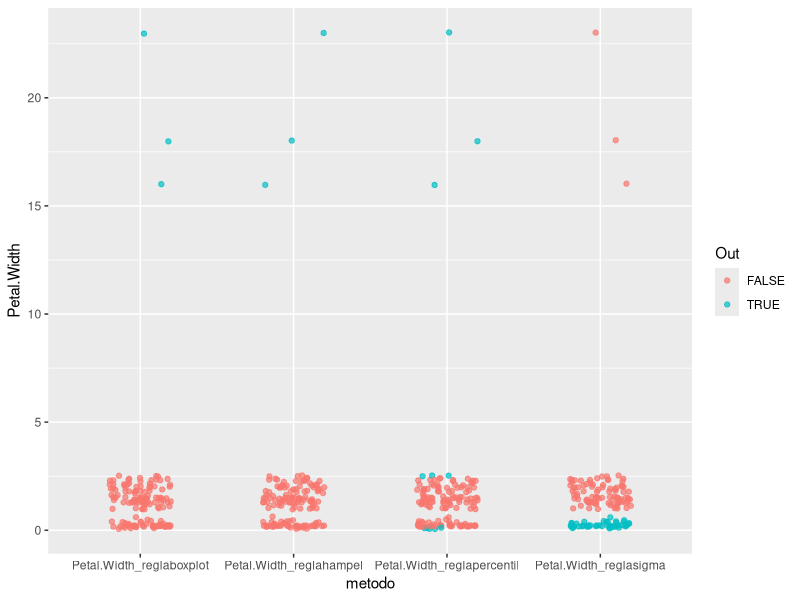
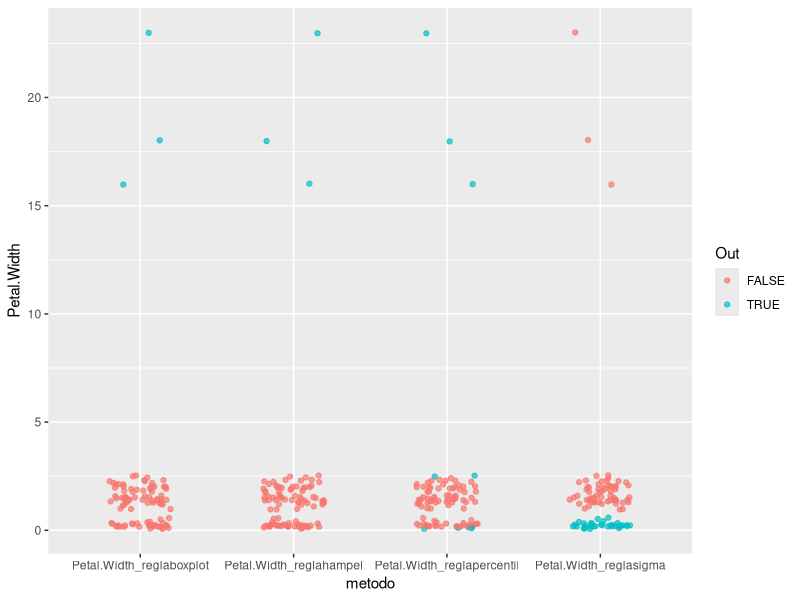
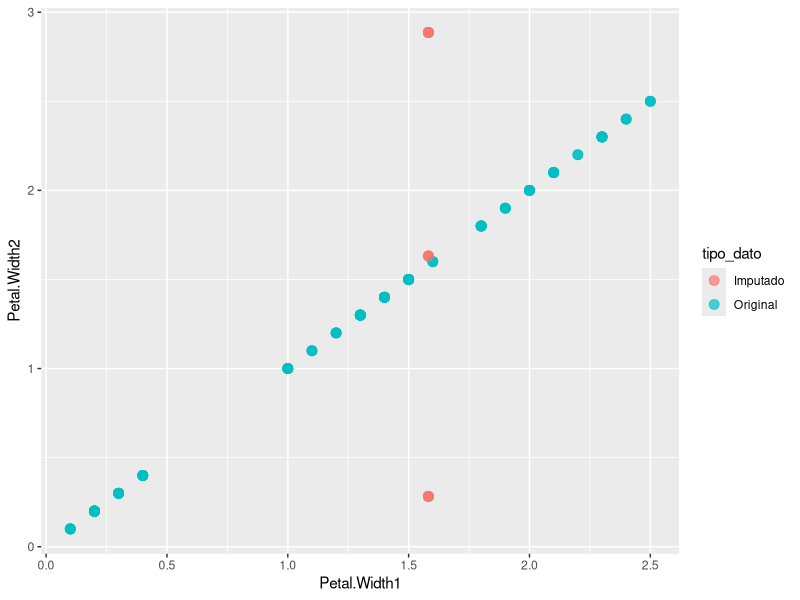

The R script that drew these images, in order:
## ---- chunk 1
# CONFIGURACIÓN GENERAL
library(knitr)
options(width = 100)
# Opciones generales chunks
opts_chunk$set(echo = T, message = F, error = F, warning = F,
               comment = NA, fig.align = 'center', dpi = 100, tidy = F,
               cache.path = '.cache/', fig.path = './figure/')
# options(xtable.type = 'html')
knit_hooks$set(inline = function(x) {
  if(is.numeric(x)) {
    round(x, getOption('digits'))
  } else {
    paste(as.character(x), collapse = ', ')
  }
})
# knit_hooks$set(plot = knitr:::hook_plot_html)
knitr::opts_chunk$set(fig.width=8, fig.height=4)
## ---- chunk 2
# Limpiamos el entorno.
rm(list=ls())

# Cargamos las librerias.
library(tidyr)
library(dplyr)
library(ggplot2)
library(readr)
## ---- chunk 3
dirty_iris <- read_csv("./data/dirty_iris.csv")
## ---- chunk 4
#view(dirty_iris)

summary(dirty_iris)

lista_col <- colnames(dirty_iris)
#"Sepal.Length" "Sepal.Width"  "Petal.Length" "Petal.Width"  "Species" 

for (n in lista_col) {
  r <- dirty_iris %>%
        arrange(desc(.data[[n]]))
  print(r)
}

for (n in lista_col) {
  r <- dirty_iris %>%
        arrange((.data[[n]])) # Por defecto es ascendentes
  print(r)
}


## ---- chunk 5
sapply(dirty_iris, class) # Verificamos que si están las variables numéricas. 

# Si la columna es numerica, verificamos que el valor es inf o menor a 0 y lo cambiamos. 
for (n in lista_col) {
  if (is.numeric(dirty_iris[[n]])) {
    dirty_iris[[n]][!is.finite(dirty_iris[[n]]) | dirty_iris[[n]] < 0] <- NA
  }
}

summary(dirty_iris) # Verificamos que los datos hayan sido cambiados
## ---- chunk 6
# Todos los registros sin datos faltantes.
observaciones_completas <- complete.cases(dirty_iris)

# Número de observaciones completas
total_completos <- dim(dirty_iris[observaciones_completas, ])[1]

print(paste('Total observaciones completas :', total_completos))

# Para el porcentaje, tomamos los casos favorables entre todos los posibles, y multiplicamos por 100.
# Porcentaje de observaciones completas
porcentaje <- round(total_completos / dim(dirty_iris)[1], 2) * 100

print(paste('Porcentaje de observaciones completas :', porcentaje, '%'))

## ---- chunk 7
clean_iris <- dirty_iris %>%
                na.omit()

dim(clean_iris) # Comprobamos el nuevo df

sum(is.na(clean_iris)) # Verificamos que no hayan valores NA.
## ---- chunk 8
# Funcion que recibe una columna y evalua la desviacion absoluta de la mediana'median absolute deviation from the median' 

madm <- function(v) {
  mediana <- median(v, na.rm=TRUE) # Cada vez que 'opera el vector', considera los na.  
  valor <- 1.4826 * median(abs(v - mediana), na.rm=TRUE)
  return(valor)
}

# Analisis para df sin NA
info_clean <- clean_iris %>%
                summarise(across(.col = where(is.numeric),
                                 .fns = list (mean = mean, median = median, madm, IQR = IQR)))
                  
# En este caso, se va a modificar la funcion base mean(), sd(), etc,
# ya que le pasamos un argumento extra que es na.rm...
# Por lo tanto, para aplicar la funcion, se debe llamar con ~

# Analisis para df con NA
info_dirty <- dirty_iris %>%
                summarise(across(.col = where(is.numeric),
                                 .fns = list (
                                   mean = ~ mean(., na.rm = TRUE),
                                   median = ~ median(., na.rm = TRUE),
                                   madm,
                                   IQR = ~ IQR(., na.rm = TRUE))))

# Comparamos los resultados
resultados <- rbind(info_clean, info_dirty)
resultados

## ---- chunk 9
# Funcion para Regla 3 sigma
reglasigma <- function(v){
  media <- mean(v, na.rm=TRUE)
  sigma <- sd(v, na.rm=TRUE)
  return (v < ((media - (3*sigma)) | (media + (3*sigma))))
}


# Funcion para Identificador Hampel
reglahampel <- function(v) {
  mediana <- median(v, na.rm = TRUE)
  madm <- madm(v)
  return((v < (mediana - (3 * madm)) | (v > (mediana + (3 * madm)))))
}


# Funcion Regla boxplot
reglaboxplot <- function(v){
  xi <- quantile(v, probs =  0.25, na.rm=TRUE)
  xs <- quantile(v, probs =  0.75, na.rm=TRUE)
  iqr <- xs - xi
  return((v < (xi - (1.5 * iqr))) | (v > (xs + (1.5 * iqr))))
}
    
# Funcion Percentiles
reglapercentil <- function(v) {
  xi <- quantile(v, probs = 0.05, na.rm=TRUE)
  xs <- quantile(v, probs = 0.95, na.rm=TRUE)
  return((v < xi) | (v > xs))
}

## ---- chunk 10
dirty_iris <- dirty_iris %>%
  mutate(across(.cols = Petal.Width,
                .fns = list ( reglasigma = reglasigma,
                              reglahampel = reglahampel,
                              reglaboxplot = reglaboxplot,
                              reglapercentil = reglapercentil)))

clean_iris <- clean_iris %>%
  mutate(across(.cols = Petal.Width,
                .fns = list ( reglasigma = reglasigma,
                              reglahampel = reglahampel,
                              reglaboxplot = reglaboxplot,
                              reglapercentil = reglapercentil)))

## ---- chunk 11

dirty_iris %>%
  select(contains('regla')) %>%
  summarise(across(everything(), sum, na.rm = TRUE))

clean_iris %>%
  select(contains('regla')) %>%
  summarise(across(everything(), sum, na.rm = TRUE))
  
## ---- chunk 12
dirty_iris %>%
  filter(TRUE) %>%
  arrange(Petal.Width) %>%
  head()

clean_iris %>%
  filter(TRUE) %>%
  arrange(Petal.Width) %>%
  head()

## ---- chunk 13

dirty_iris %>%
  pivot_longer(cols = contains('regla'),
               names_to = "metodo",
               values_to = "Out") %>%
  filter(!is.na(Petal.Width)) %>%
  ggplot(aes(x = metodo, y = Petal.Width, colour = Out)) +
  geom_point(position = position_jitter(width = 0.2), alpha = 0.7)

clean_iris %>%
  pivot_longer(cols = contains('regla'),
               names_to = "metodo",
               values_to = "Out") %>%
  filter(!is.na(Petal.Width)) %>%
  ggplot(aes(x = metodo, y = Petal.Width, colour = Out)) +
  geom_point(position = position_jitter(width = 0.2), alpha = 0.7)
## ---- chunk 14
dirty_iris <- dirty_iris %>%
  mutate(Petal.Width1 = ifelse(is.na(Petal.Width),
                               mean(Petal.Width, na.rm = TRUE),
                               Petal.Width))
## ---- chunk 15
dirty_iris <- dirty_iris %>%
  group_by(Species) %>%
  mutate(Petal.Width2 = ifelse(is.na(Petal.Width),
                               mean(Petal.Width, na.rm = TRUE),
                               Petal.Width))
## ---- chunk 16
dirty_iris <- dirty_iris %>%
  mutate(outlier_percentil = reglapercentil(Petal.Width2)) %>%
  mutate(tipo_dato = ifelse(is.na(Petal.Width), "Imputado", "Original"))

dirty_iris %>%
  filter(outlier_percentil == FALSE) %>%
  ggplot(aes(x = Petal.Width1, y = Petal.Width2, color = tipo_dato)) +
  geom_point(size = 3, alpha = 0.7)
